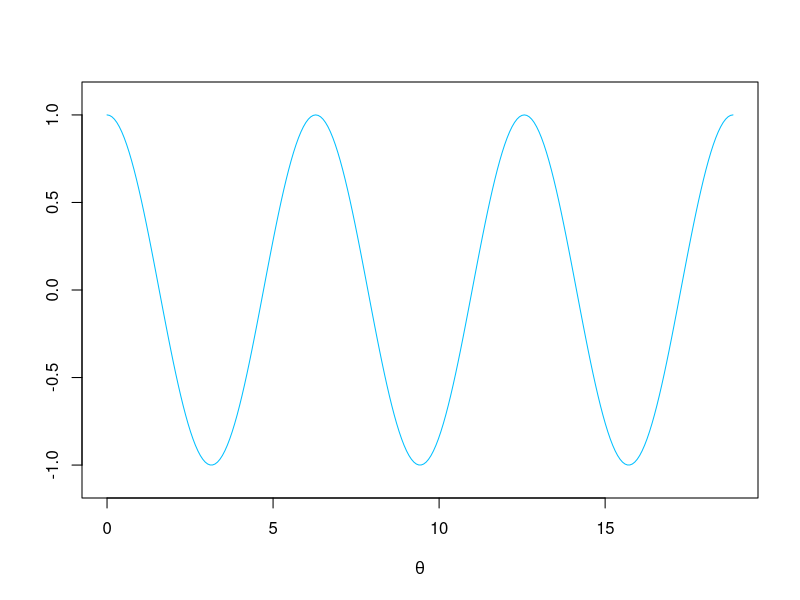
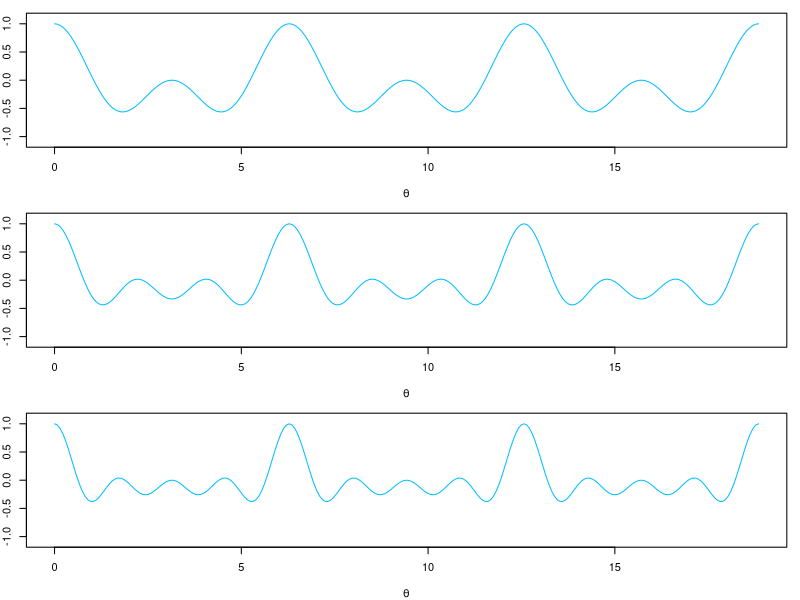
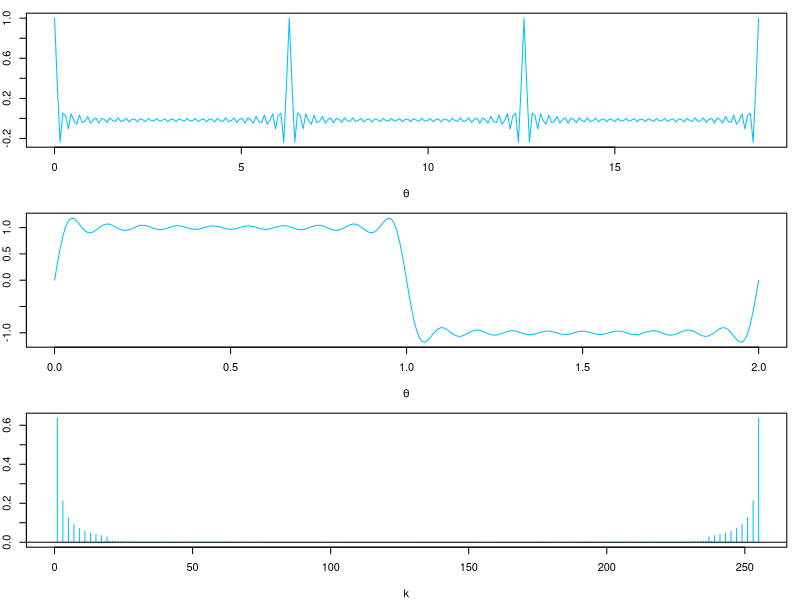
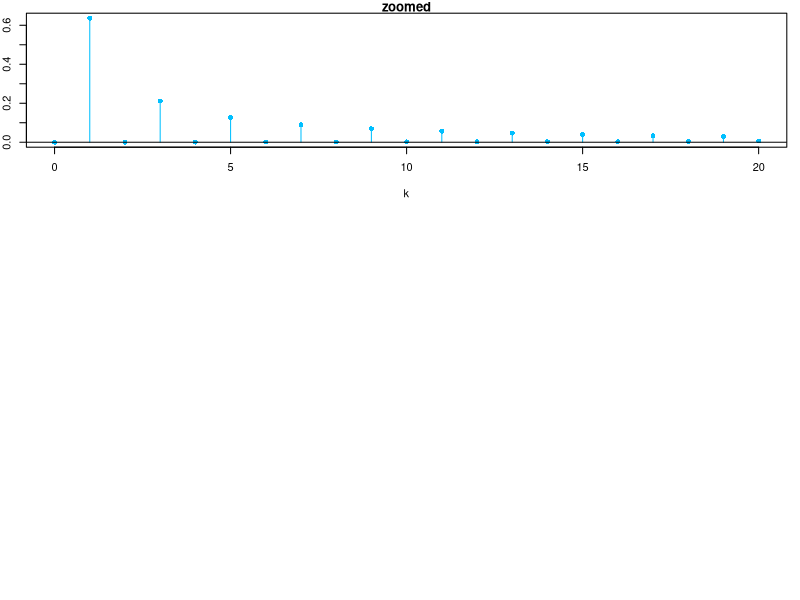
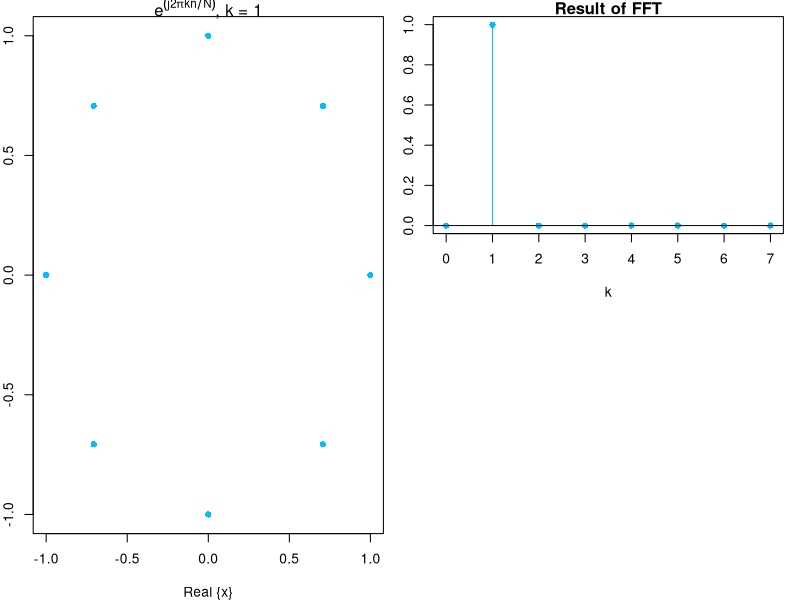
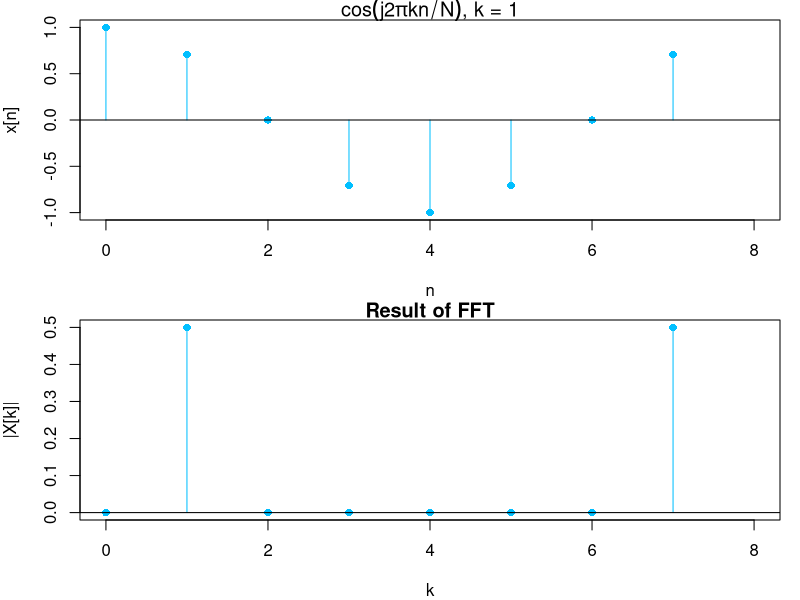
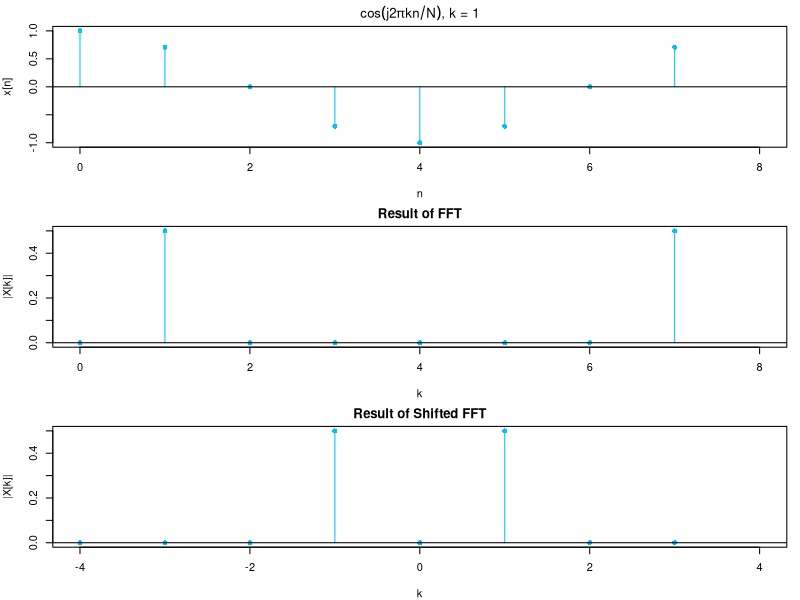
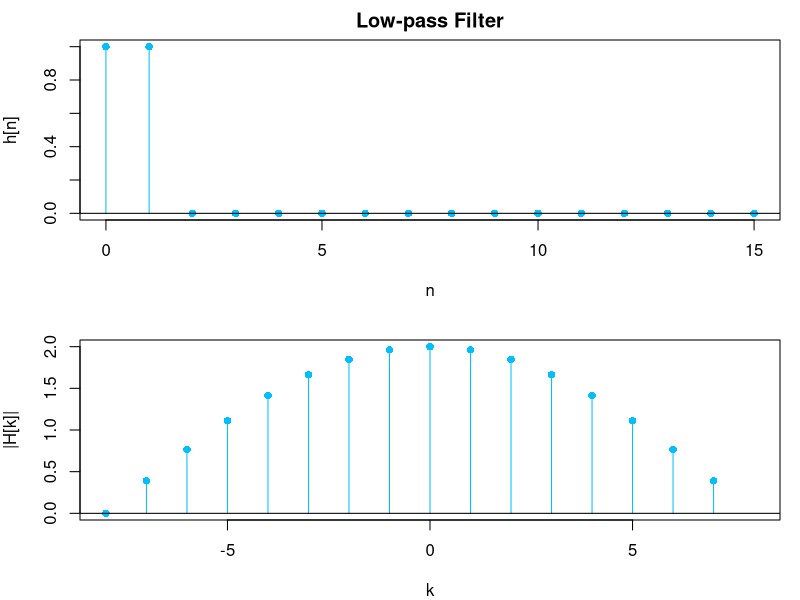

Reproduce these figures in R, in order.
## ---- chunk 1
knitr::opts_chunk$set(echo = TRUE)
## ---- chunk 2
theta = seq(0, 6 * pi, length.out = 2 ^ 8)
x1 <- cos(theta)
plot(theta, x1, type = 'l', col = 'deepskyblue', lwd = 1, xlab = expression(theta), ylab = '', ylim = c(-1.1, 1.1))
## ---- chunk 3
x2 <- x1 + cos(2 * theta)
x3 <- x2 + cos(3 * theta)
x4 <- x3 + cos(4 * theta)

par(mfrow = c(3, 1), mar = c(4, 2, 1, 1))
plot(theta, x2 / 2, type = 'l', col = 'deepskyblue', lwd = 1, xlab = expression(theta), ylab = '', ylim = c(-1.1, 1.1))
plot(theta, x3 / 3, type = 'l', col = 'deepskyblue', lwd = 1, xlab = expression(theta), ylab = '', ylim = c(-1.1, 1.1))
plot(theta, x4 / 4, type = 'l', col = 'deepskyblue', lwd = 1, xlab = expression(theta), ylab = '', ylim = c(-1.1, 1.1))
## ---- chunk 4
x <- rep(0, 2 ^ 8)

N <- 30
for (n in 1:N) {
  x <- x + cos(n * theta)
}

plot(theta, x / N, type = 'l', col = 'deepskyblue', lwd = 1, xlab = expression(theta), ylab = '')
## ---- chunk 5
N <- 2 ^ 8
x <- rep(0, N)
theta <- seq(0, 2 * pi, length.out = N)

for (n in seq(1, 20, 2)){
  x <- x + 4 / (pi * n) * sin(n * theta)
}

plot(theta / pi, x, type = 'l', col = 'deepskyblue', lwd = 1, xlab = expression(theta), ylab = '')
## ---- chunk 6
xt <- fft(x, N) / N
plot(0:(N - 1), abs(xt), pch = "", xlab = 'k', ylab = '|X[k]|')
arrows(x0 = 0:(N - 1), y0 = 0, x1 = 0:(N - 1), y1 = abs(xt), col = 'deepskyblue', length = 0, angle = 0, lwd = 1)
abline(h = 0)
## ---- chunk 7
plot(0:(N - 1), abs(xt), pch = 16, xlab = 'k', ylab = '|X[k]|', main = 'zoomed', xlim = c(0, 20), col = 'deepskyblue')
arrows(x0 = 0:(N - 1), y0 = 0, x1 = 0:(N - 1), y1 = abs(xt), col = 'deepskyblue', length = 0, angle = 0, lwd = 1)
abline(h = 0)
## ---- chunk 8
k <- 1
N <- 8
n <- 0:(N - 1)

x <- exp(complex(imaginary = 2 * pi / N * k * n))
xt <- fft(x) / N

layout(matrix(c(1, 1, 2, 0), 2, 2))
plot(Re(x), Im(x), pch = 16, col = 'deepskyblue', cex = 1,
     xlab = 'Real {x}', ylab = 'Im {x}', main = expression(paste(e^(j * 2 * pi * k * n / N), ', k = 1')))

plot(n, abs(xt), pch = 16, col = 'deepskyblue', cex = 1, main = 'Result of FFT', xlab = 'k', ylab = '|X[k]|')
arrows(x0 = n, y0 = 0, x1 = n, y1 = abs(xt), col = 'deepskyblue', length = 0, angle = 0, lwd = 1)
abline(h = 0)
## ---- chunk 9
k <- 1
N <- 8
n <- 0:(N - 1)

x <- cos(2 * pi / N * k * n)
xt <- fft(x) / N

par(mfrow = c(2, 1), mar = c(4, 4, 1, 1))
plot(n, x, pch = 16, col = 'deepskyblue', xlim = c(0, 8), main = expression(paste(cos(j * 2 * pi * k * n / N), ', k = 1')),
     xlab = 'n', ylab = 'x[n]')
arrows(x0 = n, y0 = 0, x1 = n, y1 = x, col = 'deepskyblue', length = 0, angle = 0, lwd = 1)
abline(h = 0)

plot(n, abs(xt), pch = 16, col = 'deepskyblue', xlim = c(0, 8), main = 'Result of FFT', xlab = 'k', ylab = '|X[k]|')
arrows(x0 = n, y0 = 0, x1 = n, y1 = abs(xt), col = 'deepskyblue', length = 0, angle = 0, lwd = 1)
abline(h = 0)
## ---- chunk 10
k <- 1  # index for freqeuncy
N <- 8
n <- 0:(N - 1)  # sampling period

x <- cos(2 * pi / N * k * n)  # harmonic complex exponential
xt <- fft(x) / N
fftshift <- function(data) {
  c(tail(data, round(length(data[-1])/2)), head(data, -round(length(data[-1])/2)))
}
xtshift <- fftshift(xt)

kr <- c(seq(0, round(N / 2) - 1), seq(-round(N / 2), -1))
ks <- fftshift(kr)

par(mfrow = c(3, 1), mar = c(4, 4, 2, 1))
plot(n, x, pch = 16, col = 'deepskyblue', xlim = c(0, 8), main = expression(paste(cos(j * 2 * pi * k * n / N), ', k = 1')),
     xlab = 'n', ylab = 'x[n]')
arrows(x0 = n, y0 = 0, x1 = n, y1 = x, col = 'deepskyblue', length = 0, angle = 0, lwd = 1)
abline(h = 0)

plot(n, abs(xt), pch = 16, col = 'deepskyblue', xlim = c(0, 8), main = 'Result of FFT', xlab = 'k', ylab = '|X[k]|')
arrows(x0 = n, y0 = 0, x1 = n, y1 = abs(xt), col = 'deepskyblue', length = 0, angle = 0, lwd = 1)
abline(h = 0)

plot(ks, abs(xtshift), pch = 16, col = 'deepskyblue', xlim = c(-4, 4), main = 'Result of Shifted FFT', xlab = 'k', ylab = '|X[k]|')
arrows(x0 = ks, y0 = 0, x1 = ks, y1 = abs(xtshift), col = 'deepskyblue', length = 0, angle = 0, lwd = 1)
abline(h = 0)
## ---- chunk 11
# low-pass filter
N <- 16
n <- 0:(N - 1)

h <- rep(0, N)
h[1] <- 1
h[2] <- 1

kr <- c(seq(0, N / 2 - 1), seq(-N / 2, -1))
ks <- fftshift(kr)

ht <- fft(h)[1:N]  # fft(x, N) in matlab: N-point fft select N-point or padding 0 upto N-point
htshift <- fftshift(ht)

par(mfrow = c(2, 1), mar = c(4, 4, 2, 1))
plot(n, h, pch = 16, col = 'deepskyblue', main = 'Low-pass Filter',
     xlab = 'n', ylab = 'h[n]')
arrows(x0 = n, y0 = 0, x1 = n, y1 = h, col = 'deepskyblue', length = 0, angle = 0, lwd = 1)
abline(h = 0)

plot(ks, abs(htshift), pch = 16, col = 'deepskyblue', xlim = c(-N/2, N/2), xlab = 'k', ylab = '|H[k]|')
arrows(x0 = ks, y0 = 0, x1 = ks, y1 = abs(htshift), col = 'deepskyblue', length = 0, angle = 0, lwd = 1)
abline(h = 0)
## ---- chunk 12
# high-pass filter
N <- 16
n <- 0:(N - 1)

h <- rep(0, N)
h[1] <- 1
h[2] <- -1

kr <- c(seq(0, N / 2 - 1), seq(-N / 2, -1))
ks <- fftshift(kr)

ht <- fft(h)[1:N]  # fft(x, N) in matlab: N-point fft select N-point or padding 0 upto N-point
htshift <- fftshift(ht)

par(mfrow = c(2, 1), mar = c(4, 4, 2, 1))
plot(n, h, pch = 16, col = 'deepskyblue', main = 'High-pass Filter',
     xlab = 'n', ylab = 'h[n]')
arrows(x0 = n, y0 = 0, x1 = n, y1 = h, col = 'deepskyblue', length = 0, angle = 0, lwd = 1)
abline(h = 0)

plot(ks, abs(htshift), pch = 16, col = 'deepskyblue', xlim = c(-N/2, N/2), xlab = 'k', ylab = '|H[k]|')
arrows(x0 = ks, y0 = 0, x1 = ks, y1 = abs(htshift), col = 'deepskyblue', length = 0, angle = 0, lwd = 1)
abline(h = 0)
## ---- chunk 13
# band-pass filter
N <- 16
n <- 0:(N - 1)

h <- rep(0, N)
h[1] <- 1
h[2] <- 0
h[3] <- -1

kr <- c(seq(0, N / 2 - 1), seq(-N / 2, -1))
ks <- fftshift(kr)

ht <- fft(h)[1:N]  # fft(x, N) in matlab: N-point fft select N-point or padding 0 upto N-point
htshift <- fftshift(ht)

par(mfrow = c(2, 1), mar = c(4, 4, 2, 1))
plot(n, h, pch = 16, col = 'deepskyblue', main = 'Band-pass Filter',
     xlab = 'n', ylab = 'h[n]')
arrows(x0 = n, y0 = 0, x1 = n, y1 = h, col = 'deepskyblue', length = 0, angle = 0, lwd = 1)
abline(h = 0)

plot(ks, abs(htshift), pch = 16, col = 'deepskyblue', xlim = c(-N/2, N/2), xlab = 'k', ylab = '|H[k]|')
arrows(x0 = ks, y0 = 0, x1 = ks, y1 = abs(htshift), col = 'deepskyblue', length = 0, angle = 0, lwd = 1)
abline(h = 0)
## ---- chunk 14
# piecewise smooth signal
N <- 50
n <- 0:(N - 1)

x <- sin(pi / N * n) * c(rep(1, N /2 ), rep(-1, N / 2))
xn <- x + 0.1 * rnorm(N)

# construct moving average filter impulse response of length M
M <- 5
h <- rep(0, N)
h[1:M] <- 1 / M

# convolve noisy signal with impulse response
conv <- function(x, y, conj = TRUE, type = c("circular", "open", "filter")){
  convolve(x, y[length(y):1], conj = conj, type = type)
}
y <- conv(xn, h, type = 'open')

par(mfrow = c(2, 2), mar = c(2, 2, 2, 1))
plot(x, pch = "", ylim = c(-1.5, 1.5), xlim = c(1, N), main = "piecewise smooth signal")
arrows(x0 = n, y0 = 0, x1 = n, y1 = x, col = 'deepskyblue', length = 0, angle = 0, lwd = 1)
abline(h = 0)

plot(xn, pch = "", ylim = c(-1.5, 1.5), xlim = c(1, N), main = "piecewise smooth signal + noise")
arrows(x0 = n, y0 = 0, x1 = n, y1 = xn, col = 'deepskyblue', length = 0, angle = 0, lwd = 1)
abline(h = 0)

plot(h, pch = "", ylim = c(-1.5, 1.5), xlim = c(1, N), main = "impulse response")
arrows(x0 = n, y0 = 0, x1 = n, y1 = h, col = 'deepskyblue', length = 0, angle = 0, lwd = 1)
abline(h = 0)

plot(y, pch = "", ylim = c(-1.5, 1.5), xlim = c(1, N), main = "convouluted output")
arrows(x0 = n, y0 = 0, x1 = n, y1 = y, col = 'deepskyblue', length = 0, angle = 0, lwd = 1)
abline(h = 0)
## ---- chunk 15
k <- 0:(N - 1)

ht <- fft(h)
xnt <- fft(xn)
ifft <- function(data) {
  Re(fft(data, inverse = T) / length(data))
}
xf <- ifft(ht * xnt)

par(mfrow = c(2, 1), mar = c(2, 2, 2, 1))
plot(y, pch = "", ylim = c(-1.5, 1.5), xlim = c(1, N), main = "convolution")
arrows(x0 = n, y0 = 0, x1 = n, y1 = y, col = 'deepskyblue', length = 0, angle = 0, lwd = 1)
abline(h = 0)

plot(k, xf, pch = "", ylim = c(-1.5, 1.5), xlim = c(1, N), main = "IFFT", xlab = 'k')
arrows(x0 = k, y0 = 0, x1 = k, y1 = xf, col = 'deepskyblue', length = 0, angle = 0, lwd = 1)
abline(h = 0)
## ---- chunk 16
# haar wavelet edge detector
M <- 4
h <- rep(0, N)
h[1:2] <- -1 / M
h[3:4] <- 1 / M

# convolve noisy signal with impulse response
y <- conv(xn, h, type = 'open')

par(mfrow = c(2, 2), mar = c(2, 2, 2, 1))
plot(x, pch = "", ylim = c(-1.5, 1.5), xlim = c(1, N), main = "piecewise smooth signal")
arrows(x0 = n, y0 = 0, x1 = n, y1 = x, col = 'deepskyblue', length = 0, angle = 0, lwd = 1)
abline(h = 0)

plot(xn, pch = "", ylim = c(-1.5, 1.5), xlim = c(1, N), main = "piecewise smooth signal + noise")
arrows(x0 = n, y0 = 0, x1 = n, y1 = xn, col = 'deepskyblue', length = 0, angle = 0, lwd = 1)
abline(h = 0)

plot(h, pch = "", ylim = c(-1.5, 1.5), xlim = c(1, N), main = "impulse response")
arrows(x0 = n, y0 = 0, x1 = n, y1 = h, col = 'deepskyblue', length = 0, angle = 0, lwd = 1)
abline(h = 0)

plot(y, pch = "", ylim = c(-1.5, 1.5), xlim = c(1, N), main = "convouluted output")
arrows(x0 = n, y0 = 0, x1 = n, y1 = y, col = 'deepskyblue', length = 0, angle = 0, lwd = 1)
abline(h = 0)
## ---- chunk 17
k <- 0:(N - 1)

ht <- fft(h)
xnt <- fft(xn)
xf <- ifft(ht * xnt)

par(mfrow = c(2, 1), mar = c(2, 2, 2, 1))
plot(y, pch = "", ylim = c(-1.5, 1.5), xlim = c(1, N), main = "convolution")
arrows(x0 = n, y0 = 0, x1 = n, y1 = y, col = 'deepskyblue', length = 0, angle = 0, lwd = 1)
abline(h = 0)

plot(k, xf, pch = "", ylim = c(-1.5, 1.5), xlim = c(1, N), main = "IFFT", xlab = 'k')
arrows(x0 = k, y0 = 0, x1 = k, y1 = xf, col = 'deepskyblue', length = 0, angle = 0, lwd = 1)
abline(h = 0)
